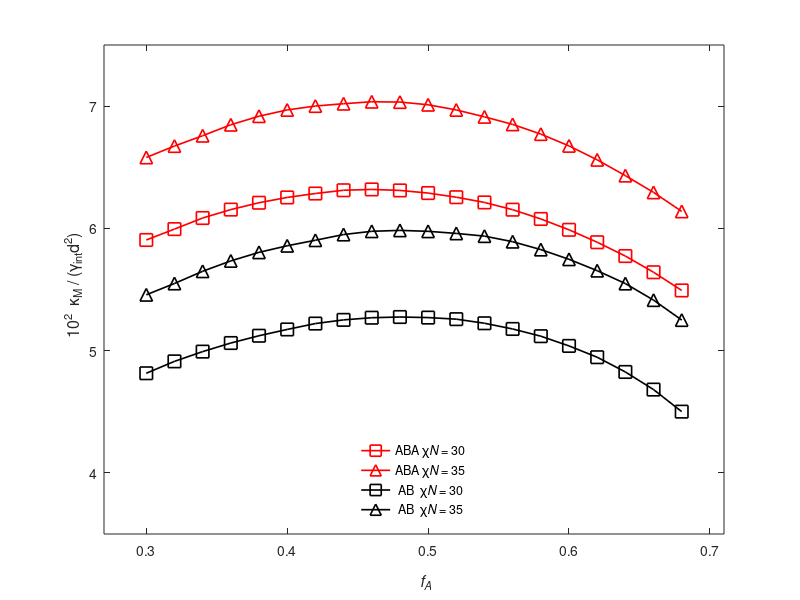

MATLAB code for this plot:
load ABcyl25.dat;
load ABAcyl25.dat;

load ABcyl30.dat;
load ABAcyl30.dat;
load ABcyl35.dat;
load ABAcyl35.dat;

fA = ABcyl25(:,1);
ABkm25 = ABcyl25(:,6);
ABAkm25 = ABAcyl25(:,6);
ABkm30 = ABcyl30(:,6);
ABAkm30 = ABAcyl30(:,6);
ABkm35 = ABcyl35(:,6);
ABAkm35 = ABAcyl35(:,6);

M1 = mean(ABAkm35)
M2 = mean(ABkm35)
diff = (M1-M2)/M2

ABAkm25 = 2*ABAkm25;
ABkm25 = 2*ABkm25;
ABkm30 = 2*ABkm30;
ABAkm30 = 2*ABAkm30;
ABkm35 = 2*ABkm35;
ABAkm35 = 2*ABAkm35;

ABAkm25_P = sqrt(2*pi)*ABAkm25*100/(sqrt(25)*4.3*4.3)*100;
ABkm25_P =sqrt(2*pi)* ABkm25*100/(sqrt(25)*4.3*4.3)*100;
ABkm30_P = sqrt(2*pi)*ABkm30*100/(sqrt(30)*4.3*4.3)*100;
ABAkm30_P = sqrt(2*pi)*ABAkm30*100/(sqrt(30)*4.3*4.3)*100;
ABkm35_P =sqrt(2*pi)*ABkm35*100/(sqrt(35)*4.3*4.3)*100;
ABAkm35_P =sqrt(2*pi)*ABAkm35*100/(sqrt(35)*4.3*4.3)*100;


%A = plot (fA,ABkm25, 'k*-',fA, ABAkm25, 'r*-',fA, ABkm30, 'k-',fA, ABAkm30, 'r-',fA, ABkm20, 'k+-',fA, ABAkm20, 'r+-');
%B = plot ( fA, ABkm30, 'k*-',fA, ABAkm30, 'r*-', fA, ABkm25, 'k+-',fA, ABAkm25, 'r+-', fA, ABkm35, 'k-',fA, ABAkm35, 'r-'  );
%C = plot ( fA, ABkm30, 'k*-',fA, ABAkm30, 'r*-', fA, ABkm35, 'k+-',fA, ABAkm35, 'r+-'  );
D = plot ( fA, ABAkm30_P, 'rs-', fA, ABAkm35_P, 'r^-' , fA, ABkm30_P, 'ks-', fA, ABkm35_P, 'k^-');
%D = plot ( fA, ABAkm30_P, 'y', fA, ABAkm35_P, 'r' , fA, ABkm30_P, 'b', fA, ABkm35_P, 'g');

set(D(1),'linewidth',1.2,'markersize',9);
set(D(2),'linewidth',1.2,'markersize',9);
set(D(3),'linewidth',1.2,'markersize',9);
set(D(4),'linewidth',1.2,'markersize',9);


legend('ABA \chi{\itN} = 30','ABA \chi{\itN} = 35', ' AB  \chi{\itN} = 30', ' AB  \chi{\itN} = 35','Location','south')
legend('boxoff');
numberOfXTicks = 5;
set(gca,'Xtick',linspace(fA(1),fA(end)+0.02,numberOfXTicks))

axis([0.27 0.71 3.5 7.5])

% get handle of xlabel
h = get(gca,'xlabel');

% get current position of label
pos = get(h,'position');

% change position to be below x-axis by 8%
ylimits = get(gca,'ylim');
pos(2) = ylimits(1) - 0.08 * (ylimits(2) - ylimits(1));
set(h,'position',pos)




xlabel('\fontsize{16}      \it{f_A}'), ylabel(' \fontsize{16} 10^2  \kappa_M / (\gamma_{int}d^2)')
%title('Mean Bending Moduli')
